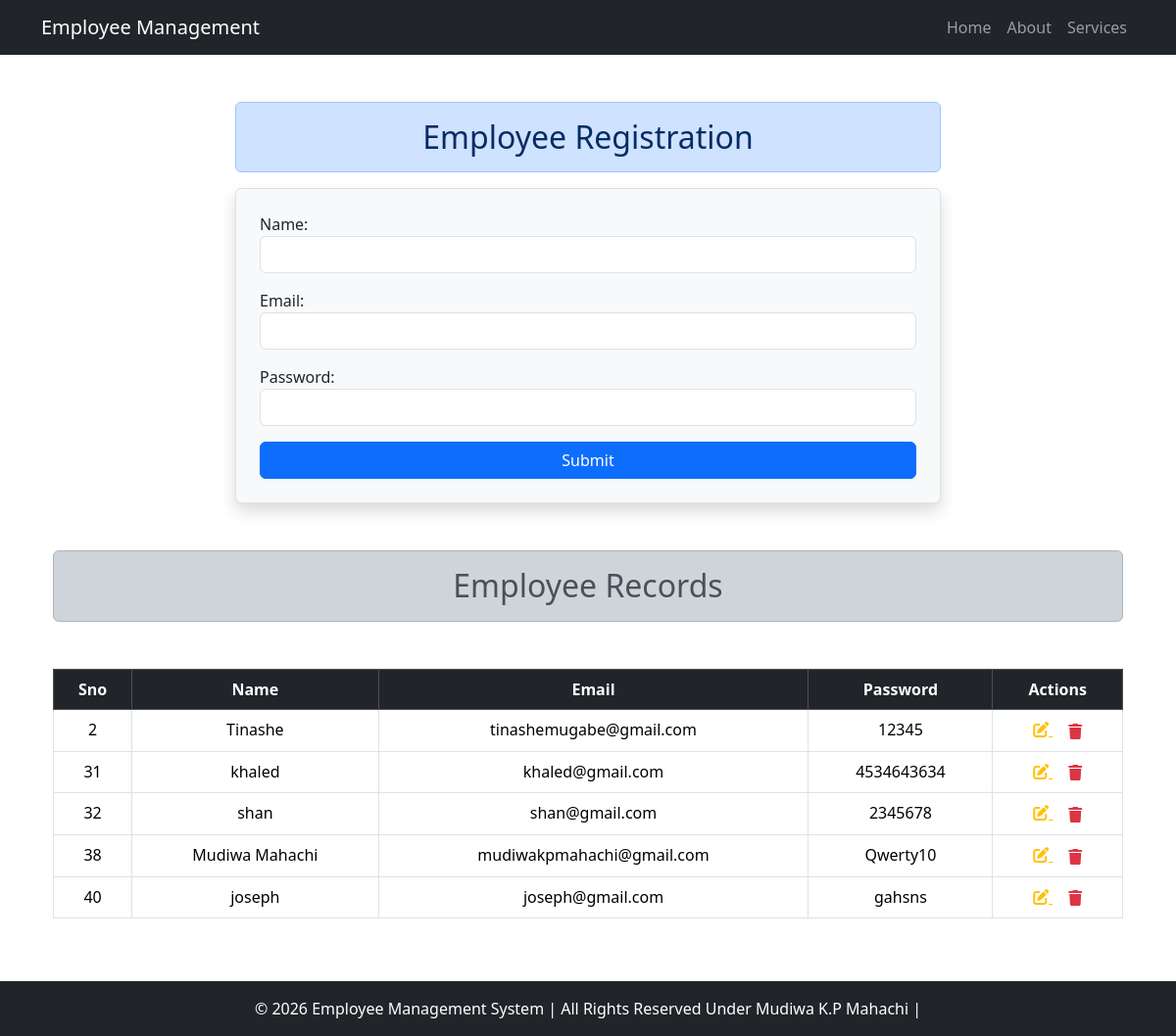
The page / on the database its author committed.
### app1/models.py (models this page shows, shortened)
class Employee(models.Model):
    name = models.CharField(max_length=25,null=True)
    email = models.EmailField(max_length=60,null=True)
    password = models.CharField(max_length=25,null=True)

### app1/views.py (the view)
# urls.py: path('',views.HomePage,name='home'),
def HomePage(request):
    form = EmployeForm()  # 🔹 Initialize form outside of if block
    if request.method == "POST":
        form = EmployeForm(request.POST)
        if form.is_valid():  # 🔹 Always check if form is valid before saving
            form.save()
            form = EmployeForm()  # Reset form after saving
    datas = Employee.objects.all()
    context = {
        'form': form,
        'datas': datas
    }
    return render(request, 'app1/index.html', context)

### app1/forms.py
class EmployeForm(ModelForm):
    class Meta:
        model = Employee
        fields = '__all__'
        widgets={
            'name' : forms.TextInput(attrs={'class':'form-control'}),
            'email' : forms.EmailInput(attrs={'class':'form-control'}),
            'password' : forms.PasswordInput(attrs={'class':'form-control'},render_value=True),
        }

### templates/app1/index.html (shortened to what this page needs)
{% extends "app1/base.html" %}
{% block content %}
<div class="container">
    <div class="row">
        <div class="col-md-8 offset-md-2">
            <h2 class="alert alert-primary text-center">Employee Registration</h2>
            <form action="" method="POST" class="p-4 border rounded bg-light shadow">
                {{ form.as_p }}
                <button type="submit" class="btn btn-primary w-100">Submit</button>
            </form>
        </div>
    </div>
    <h2 class="alert alert-dark text-center my-5">Employee Records</h2>
    <div class="table-responsive">
        <table class="table table-hover table-bordered">
            <thead class="table-dark text-center">
                <tr>
                    <th>Sno</th>
                    <th>Name</th>
                    <th>Email</th>
                    <th>Password</th>
                    <th>Actions</th>
                </tr>
            </thead>
            <tbody class="text-center">
                {% for data in datas %}
                <tr>
                    <td>{{ data.id }}</td>
                    <td>{{ data.name }}</td>
                    <td>{{ data.email }}</td>
                    <td>{{data.password}}</td>
                    <td>
                        <a href="{% url 'update' data.id %}" class="text-warning me-3">
                            <i class="fa-solid fa-pen-to-square"></i>
                        </a>
                        <form action="{% url 'delete' data.id %}" method="POST" class="d-inline">
                            <button type="submit" class="btn btn-link text-danger p-0 border-0">
                                <i class="fa-solid fa-trash"></i>
                            </button>
                        </form>
                    </td>
                </tr>
                {% empty %}
                <tr>
                    <td colspan="5" class="text-center text-muted">No employees found.</td>
                </tr>
                {% endfor %}
            </tbody>
        </table>
    </div>
</div>
{% endblock content %}

### templates/app1/base.html (shortened to what this page needs)
<!DOCTYPE html>
<html lang="en">
<head>
    <link href="https://cdn.jsdelivr.net/npm/bootstrap@5.3.3/dist/css/bootstrap.min.css" rel="stylesheet">
    <link rel="stylesheet" href="https://cdnjs.cloudflare.com/ajax/libs/font-awesome/6.7.2/css/all.min.css">
</head>
<body>
    <nav class="navbar navbar-expand-lg navbar-dark bg-dark">
        <div class="container">
            <a class="navbar-brand" href="{% url 'home' %}">Employee Management</a>
            <div class="collapse navbar-collapse" id="navbarNav">
                <ul class="navbar-nav ms-auto">
                    <li class="nav-item">
                        <a class="nav-link" href="{% url 'home' %}">Home</a>
                    </li>
                    <li class="nav-item">
                        <a class="nav-link" href="{% url 'about' %}">About</a>
                    </li>
                    <li class="nav-item">
                        <a class="nav-link" href="{% url 'services' %}">Services</a>
                    </li>
                </ul>
            </div>
        </div>
    </nav>
    <div class="container my-5">
        {% block content %}
        {% endblock content %}
    </div>
    <footer class="bg-dark text-white text-center py-3">
        <p class="mb-0">© 2026 Employee Management System | All Rights Reserved Under Mudiwa K.P Mahachi |</p>
    </footer>
</body>
</html>

### rows shown on the page
Employee: id "2", name "Tinashe", email "tinashemugabe@gmail.com", password "12345"
Employee: id "31", name "khaled", email "khaled@gmail.com", password "4534643634"
Employee: id "32", name "shan", email "shan@gmail.com", password "2345678"
Employee: id "38", name "Mudiwa Mahachi", email "mudiwakpmahachi@gmail.com", password "Qwerty10"
Employee: id "40", name "joseph", email "joseph@gmail.com", password "gahsns"
